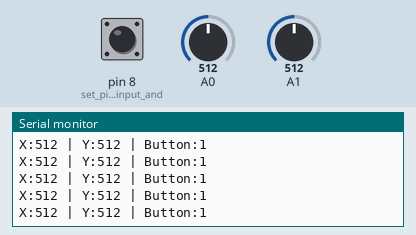
A sketch run on a simulated Arduino Uno, built with avr-gcc and run on an emulated ATmega328P. Parts: the last lines printed to the serial monitor. The test bench sets the inputs (shaded band); at power-on: A1 = 512, pin 8 (set_pin_8_as_an_input_and) HIGH, A0 = 512.

Above: at 7.2 s.
7.3 s: A1 set to 109
At 7.36 s:
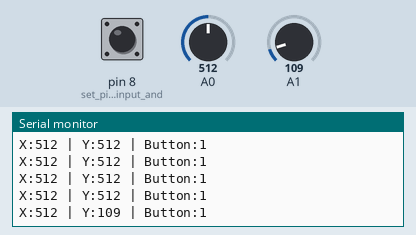
10.3 s: A1 set to 90
At 10.38 s:
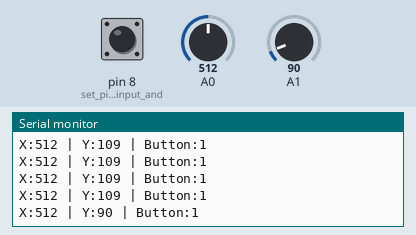
Timing chart, 0 to 13.3 s (numbered marks = the images above; inputs shaded):
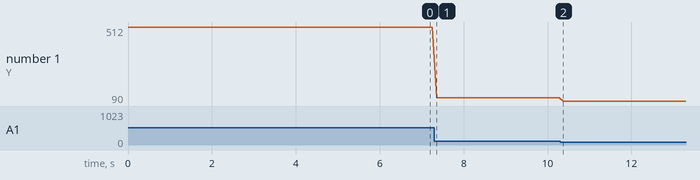

Measured:
- after the input at 7.3 s, the serial monitor: prints a new line after 0.06 s (image 1)
- after the input at 10.3 s, the serial monitor: prints a new line after 0.08 s (image 2)
- plotted number 1: 512 → 109 after the input at 7.3 s, 109 → 90 after the input at 10.3 s

The sketch:

joystick_test.ino
```cpp
int value = 0;

void setup() {
    pinMode(A0, INPUT);
    pinMode(A1, INPUT);
    pinMode(8, INPUT_PULLUP); //set pin 8 as an input and enable the internal pull-up resistor
    Serial.begin(9600);
}

void loop() {
    value = analogRead(A0); // read X axis value [0..1023]
    Serial.print("X:");
    Serial.print(value, DEC);
    value = analogRead(A1); // read Y axis value [0..1023]
    Serial.print(" | Y:");
    Serial.print(value, DEC);
    value = digitalRead(8); // read Button state [0,1]
    Serial.print(" | Button:");
    Serial.println(value, DEC);
    delay(100);
}
```
